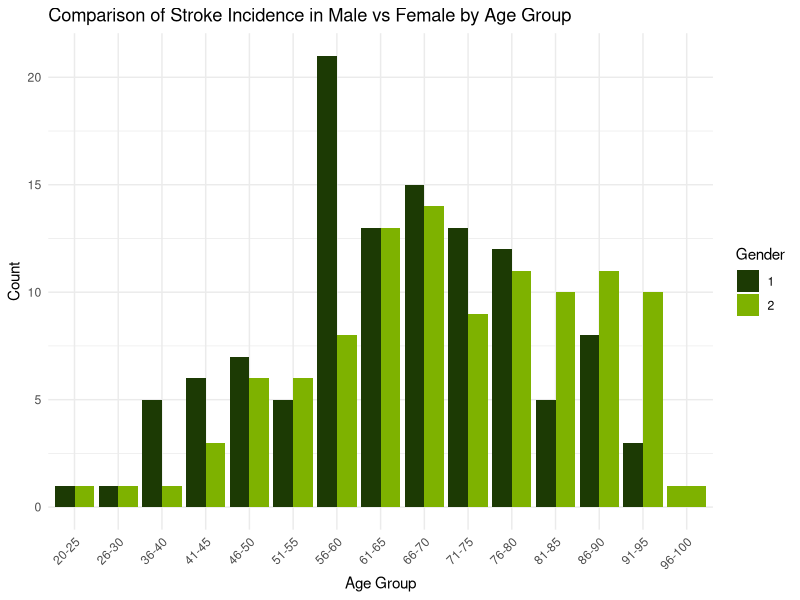
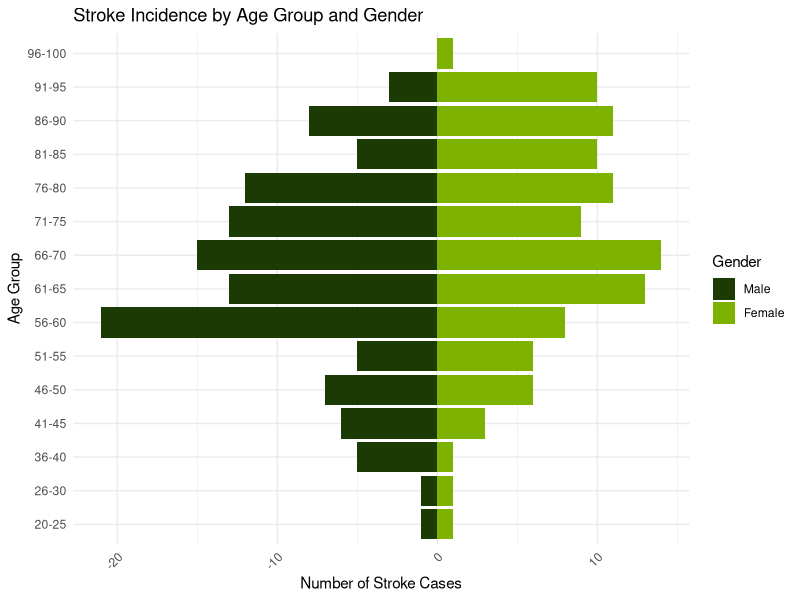
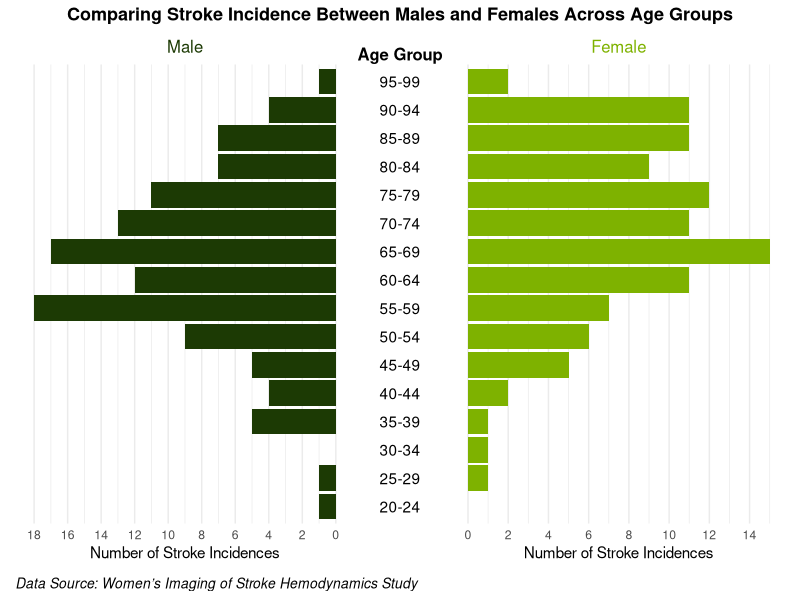

Here is the R script that generated these plots, in order:
## ---- chunk 1
# Function to install and load multiple packages
install_and_load <- function(packages) {
  for (package in packages) {
    if (!require(package, character.only = TRUE)) {
      install.packages(package)
      library(package, character.only = TRUE)
    }
  }
}

# List of packages
packages <- c("tidyverse", "patchwork", "ggplot2", "bslib", "kableExtra", "dplyr")

# Use the function to install and load all packages
install_and_load(packages)
## ---- chunk 2
# Load necessary libraries
library(tidyverse)  # Loads the entire tidyverse suite for data manipulation and visualization
library(patchwork)  # Enables combining multiple ggplot objects
library(ggplot2)    # Core package for creating plots
library(dplyr)      # Part of tidyverse but loaded explicitly for clarity
library(bslib)      # Provides tools for themeing Shiny applications
library(kableExtra) # Enhances the appearance of tables on RMarkdown
## ---- chunk 3
# Replace 'data/wishes_pro_data_current.csv' with the path to your CSV file
data <- read.csv("data/wishes_pro_data_current.csv") 
## ---- chunk 4
# Reduce data set to variables of interest
reduced_Wishes_data <- data %>%
  select(patient_id, jc_gender, gs_age)

# Select columns and show the first 5 rows
participant_table <- reduced_Wishes_data %>%
  select(patient_id, gs_age, jc_gender) %>%
  head(n = 5)
## ---- chunk 5

participant_table %>%
  kbl(
    caption = "Participant Information (First 5 Rows)",
    col.names = c("Participant Number", "Participant Age", "Participant Sex"),
    align = "c" # Center-align all columns
  ) %>%
  kable_styling(
    bootstrap_options = c("striped", "hover", "condensed", "responsive"),
    full_width = TRUE # Makes the table span the entire page
  )

## ---- chunk 6
# Calculate min and max age
summary_table <- reduced_Wishes_data %>%
  summarize(
    Min_Value = min(gs_age, na.rm = TRUE),
    Max_Value = max(gs_age, na.rm = TRUE)
  )
## ---- chunk 7
# Create a styled table to display min and max age
summary_table %>%
  kbl(
    caption = "Summary of Minimum and Maximum Ages",
    col.names = c("Minimum Age", "Maximum Age"),
    align = "c" # Center-align columns
  ) %>%
  kable_styling(
    bootstrap_options = c("striped", "hover", "condensed", "responsive"),
    full_width = TRUE,
  )
## ---- chunk 8
reduced_Wishes_data <- reduced_Wishes_data %>%
  mutate(age_group = cut(gs_age, 
                         breaks = c(0, 19, 25, 30, 35, 40, 45, 50, 55, 60, 65, 70, 75, 80, 85, 90, 95, 100, Inf),  # Define 5-year age group ranges
                         labels = c("0-19", "20-25", "26-30", "31-35", "36-40", "41-45", "46-50", "51-55", "56-60", "61-65", "66-70", "71-75", "76-80", "81-85", "86-90", "91-95", "96-100", "100+"),  # Group labels
                         right = TRUE))  
## ---- chunk 9
# First visualization, using a simple bar graph

ggplot(reduced_Wishes_data, aes(x = age_group, fill = factor(jc_gender))) + 
  geom_bar(position = "dodge") +  # Create bar plot where bars are placed side by side
  labs(
    title = "Comparison of Stroke Incidence in Male vs Female by Age Group",
    x = "Age Group",     # Label the x-axis as "Age Group"
    y = "Count",         # Label the y-axis as "Count"
    fill = "Gender"      # Label the legend as "Gender"
  ) +
  scale_fill_manual(values = c("#1C3A04", "#7eb200")) + # Customize the colors
  theme_minimal() +      # Apply the minimal theme 
  theme(axis.text.x = element_text(angle = 45, hjust = 1))  # Rotate the x-axis labels 45 degrees for better readability
## ---- chunk 10
# Count the number of males and females in each age group. This process enables the creation of a side-by-side visual comparison

age_gender_count <- reduced_Wishes_data %>%
  group_by(age_group, jc_gender) %>%   # Group the data
  summarise(count = n(), .groups = "drop") # Count the number of cases and remove grouping
## ---- chunk 11
# Second visualization, creating a population pyramid

ggplot(age_gender_count, aes(x = count, y = age_group, fill = factor(jc_gender))) +
  geom_bar(data = subset(age_gender_count, jc_gender == 1), 
           aes(x = -count),  # Males will be plotted on the left (negative side)
           stat = "identity", 
           position = "dodge") +  # Side-by-side bars for males and females
  geom_bar(data = subset(age_gender_count, jc_gender == 2), 
           stat = "identity", 
           position = "dodge") +  # Females will be plotted on the right
  scale_fill_manual(values = c("#1C3A04", "#7eb200"), # Assign custom colors to the genders
                    labels = c("Male", "Female")) +   # Use labels to create legend.
  labs(
    title = "Stroke Incidence by Age Group and Gender", 
    x = "Number of Stroke Cases",   # Label the x-axis to indicate the number of stroke cases (negative for males, positive for females).
    y = "Age Group",                # Label the y-axis to show the age groups being analyzed.
    fill = "Gender"                 # Label the legend as "Gender" for clarity.
  ) +
  theme_minimal() +    # Apply minimal theme
  theme(axis.text.x = element_text(angle = 45, hjust = 1))  # Rotate the x-axis text labels 45 degrees for better readability
## ---- chunk 12
# Modify the 'data' dataset for Patchwork by creating new variables and cleaning the data

data <- data %>%       # Use the pipe operator (%>%) to apply multiple transformations in sequence   
  mutate(              # Create or modify columns in the dataset
    age_group = cut(   # Categorize the 'gs_age' variable into age groups
      gs_age,
      breaks = c(0, 20, seq(25, 100, by = 5)),   # Specify the breakpoints for age variable
      labels = c("0-19", "20-24", "25-29", "30-34", "35-39", "40-44", 
                 "45-49", "50-54", "55-59", "60-64", "65-69", "70-74", 
                 "75-79", "80-84", "85-89", "90-94", "95-99"),   # Define age ranges
      right = FALSE    # Use 'right = FALSE' to exclude the upper limit of each interval
    ),
    gender = recode(jc_gender, `1` = "Male", `2` = "Female")   # Create a new variable 'gender'. Map '1' to "Male" and '2' to "Female"
  ) %>%
  drop_na(age_group, gender)   # Remove rows with missing values in the 'age_group' or 'gender' columns
## ---- chunk 13

# Summarize the data by age group and gender, and prepare it for a mirrored bar chart

summary_data <- data %>%      # Start with the 'data' and apply a series of transformations
  group_by(age_group, gender) %>%    # Group by 'age_group' and 'gender' so that the summary statistics are calculated for each combination of these categories
  summarise(count = n(), .groups = 'drop') %>%   # Count rows for each age_group and gender, save as count, and ungroup with .groups = "drop"
  pivot_wider(names_from = gender, values_from = count, values_fill = 0) %>%     # Reshape the data from long to wide format using 'pivot_wider'
  mutate(Male = -Male)    # Make the counts for males negative by multiplying the 'Male' column by -1
## ---- chunk 14
# Create a horizontal bar chart for male stroke incidences by age group

plot_male <- ggplot(summary_data, aes(x = Male, y = age_group)) +   # Use the ggplot2 package with 'summary_data' as the dataset. Map x-axis and y-axis
  geom_col(fill = "#1C3A04") +  # Create a bar chart where bar lengths represent the male stroke counts. Fill the bars with the color '#1C3A04'
  scale_x_continuous(labels = abs, breaks = seq(min(summary_data$Male, na.rm = TRUE), 0, by = 2)) +    # Customize the x-axis
  labs(x = "Number of Stroke Incidences", y = NULL) +    # Add axis labels, set the y-axis label to NULL to remove it
  theme_minimal() +   # Apply the minimal theme for a clean and modern look
  theme(
    axis.text.y = element_blank(),
    axis.ticks.y = element_blank(),
    panel.grid.major.y = element_blank(),
    plot.title = element_text(hjust = 0.5, size = 12, color = "#1C3A04")   # Center the plot title, set its size to 12, and color to '#1C3A04'
  ) +
  ggtitle("Male")  # Add a title "Male" to the plot
## ---- chunk 15
# Create a horizontal bar chart for female stroke incidences by age group.

plot_female <- ggplot(summary_data, aes(x = Female, y = age_group)) +   # Use the ggplot2 package with 'summary_data' as the dataset. Map x-axis and y-axis
  geom_col(fill = "#7eb200") +   # Create a bar chart where bar lengths represent the male stroke counts. Fill the bars with the color '#7eb200'
  scale_x_continuous(breaks = seq(0, max(summary_data$Female, na.rm = TRUE), by = 2)) +    # Customize the x-axis
  labs(x = "Number of Stroke Incidences", y = NULL) +    # Add axis labels, set the y-axis label to NULL to remove it
  theme_minimal() +    # Apply the minimal theme for a clean and modern look
  theme(
    axis.text.y = element_blank(),
    axis.ticks.y = element_blank(),
    panel.grid.major.y = element_blank(),
    plot.title = element_text(hjust = 0.5, size = 12, color = "#7eb200")   # Center the plot title, set its size to 12, and color to '#7eb2004'
  ) +
  ggtitle("Female")  # Add a title "Female" to the plot
## ---- chunk 16
# Create a plot to display the age group labels with a bold title

plot_labels <- ggplot(summary_data, aes(x = 1, y = age_group, label = age_group)) +  # Use `summary_data` with `ggplot2`, setting `x = 1` for a single vertical line and mapping `age_group` to both y-axis position and text labels.
  geom_text() +         # Add the age group labels as text
  theme_void() +        # Apply the void theme to remove all background elements
  theme(                # Customize the title
    plot.title = element_text(hjust = 0.5, size = 12, face = "bold") 
  ) +
  ggtitle("Age Group")  # Add the title 
## ---- chunk 17
# Create final visualization by combing the male, female, and age group plots

combined_plot <- plot_male + plot_labels + plot_female +   # Combine 'plot_male', 'plot_labels', and 'plot_female' side-by-side
  plot_layout(widths = c(4, 1, 4)) +                       # Adjust the widths of the components in the layout
  plot_annotation(
    title = "Comparing Stroke Incidence Between Males and Females Across Age Groups",   # Add title
    caption = "Data Source: Women’s Imaging of Stroke Hemodynamics Study",              # Add a caption identifying the data source
    theme = theme(
      plot.title = element_text(hjust = 0.5, size = 13, face = "bold"),    # Style the title: center it, set font size to 13, and make it bold
      plot.caption = element_text(hjust = 0, size = 10, face = "italic")   # Style the caption: align it to the left, set font size to 10, and make it italic
    )
  )

# Print Plot
print(combined_plot)
